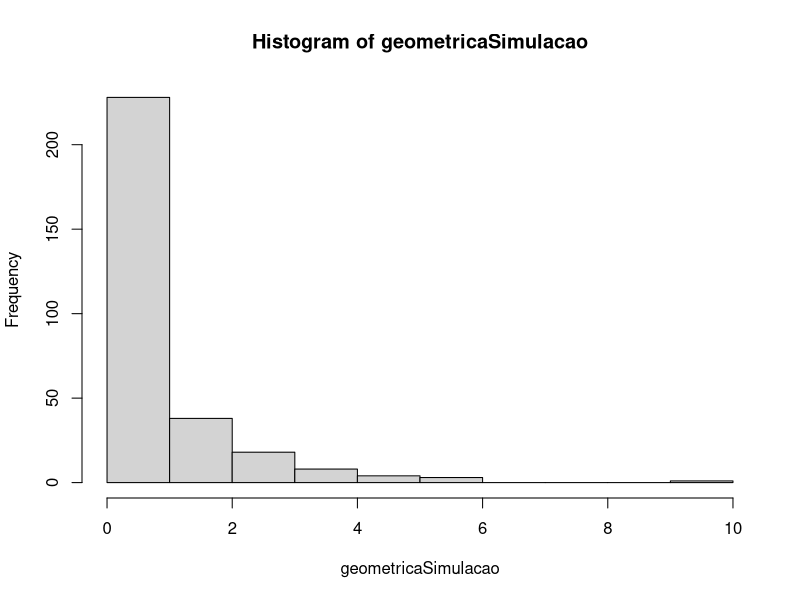
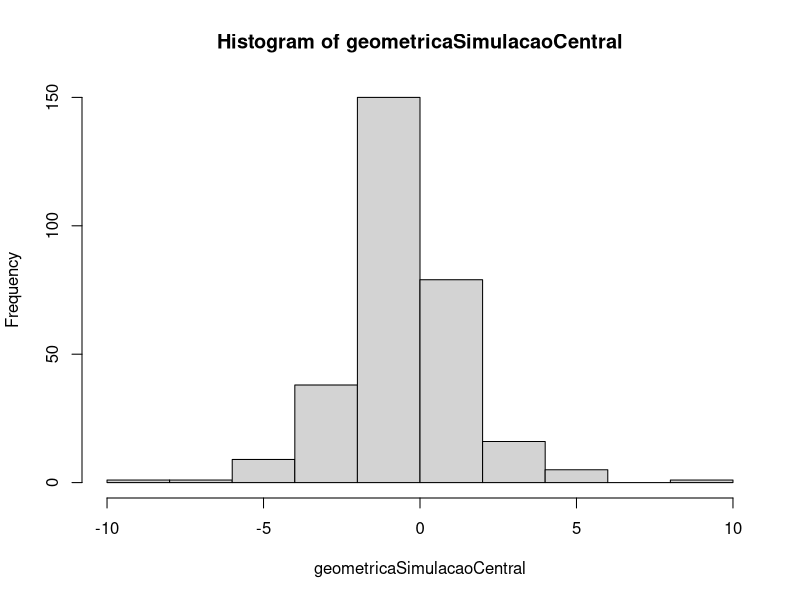

The R script that drew these images, in order:
# o R como calculadora

# Criando uma distribuição geométrica
geometricaSimulacao <- rgeom(300, 0.5) # 300 observações com 50% de probabilidade

# Apresentando a distribuição geométrica criada
print(geometricaSimulacao) 

# Gerando o histograma
hist(geometricaSimulacao)

# Centralizando com a função rev (inverte o vetor)
geometricaSimulacaoCentral <- geometricaSimulacao - rev(geometricaSimulacao)
hist(geometricaSimulacaoCentral)
